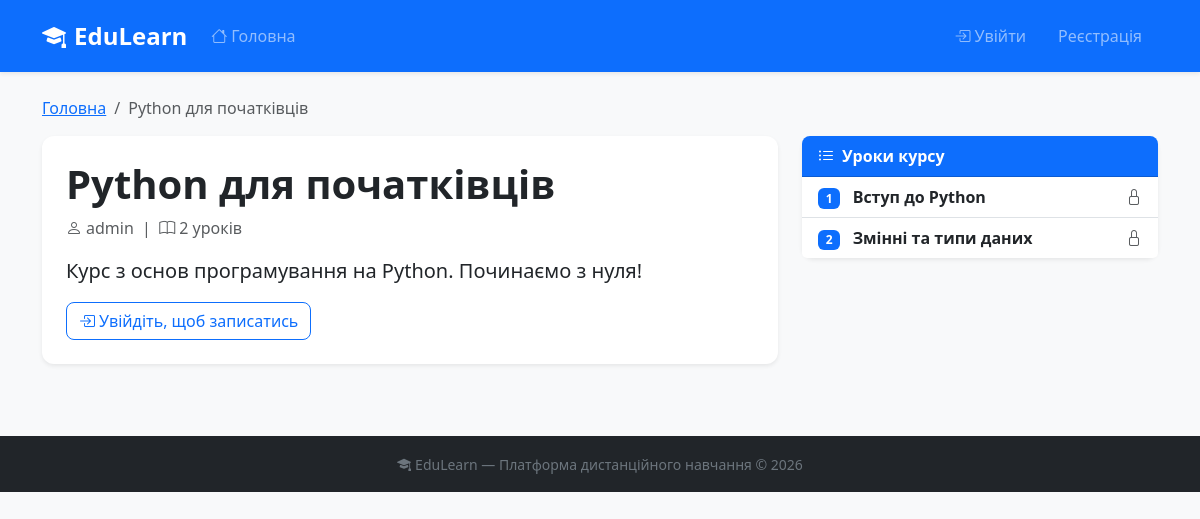
The page /course/1 on the database its author committed.
### tables this page shows
CREATE TABLE courses (
                id INTEGER PRIMARY KEY AUTOINCREMENT,
                title TEXT NOT NULL,
                description TEXT,
                author_id INTEGER,
                created_at TIMESTAMP DEFAULT CURRENT_TIMESTAMP
            );

CREATE TABLE users (
                id INTEGER PRIMARY KEY AUTOINCREMENT,
                username TEXT UNIQUE NOT NULL,
                password TEXT NOT NULL,
                role TEXT DEFAULT 'student'
            );

CREATE TABLE lessons (
                id INTEGER PRIMARY KEY AUTOINCREMENT,
                course_id INTEGER NOT NULL,
                title TEXT NOT NULL,
                content TEXT NOT NULL,
                order_num INTEGER DEFAULT 1
            );

### app.py (the view)
@app.route('/course/<int:cid>')
def course(cid):
    db = get_db()
    c = db.execute('SELECT c.*, u.username as author_name FROM courses c LEFT JOIN users u ON c.author_id=u.id WHERE c.id=?', (cid,)).fetchone()
    if not c: return redirect(url_for('index'))
    lessons = db.execute('SELECT * FROM lessons WHERE course_id=? ORDER BY order_num', (cid,)).fetchall()
    user = current_user()
    enrolled = False
    if user:
        enrolled = db.execute("SELECT 1 FROM enrollments WHERE student_id=? AND course_id=?", (user['id'], cid)).fetchone() is not None
    return render_template('course.html', course=c, lessons=lessons, user=user, enrolled=enrolled)

### app.py (called while the page is built)
def get_db():
    conn = sqlite3.connect(DB)
    conn.row_factory = sqlite3.Row
    return conn

def current_user():
    if 'user_id' not in session: return None
    db = get_db()
    return db.execute("SELECT * FROM users WHERE id=?", (session['user_id'],)).fetchone()

### templates/course.html (shortened to what this page needs)
{% extends 'base.html' %}
{% block content %}
<nav aria-label="breadcrumb" class="mb-3">
  <ol class="breadcrumb">
    <li class="breadcrumb-item"><a href="{{ url_for('index') }}">Головна</a></li>
    <li class="breadcrumb-item active">{{ course.title }}</li>
  </ol>
</nav>
<div class="row">
  <div class="col-lg-8">
    <div class="card border-0 shadow-sm mb-4">
      <div class="card-body p-4">
        <h1 class="fw-bold mb-2">{{ course.title }}</h1>
        <p class="text-muted mb-3">
          <i class="bi bi-person me-1"></i>{{ course.author_name }} &nbsp;|&nbsp;
          <i class="bi bi-book me-1"></i>{{ lessons|length }} уроків
        </p>
        <p class="fs-5">{{ course.description or 'Опис відсутній' }}</p>
        {% if user and user.role == 'student' %}
          {% if enrolled %}
          <div class="alert alert-success"><i class="bi bi-check-circle me-2"></i>Ви записані на цей курс</div>
          {% else %}
          <a href="{{ url_for('enroll', cid=course.id) }}" class="btn btn-primary btn-lg">
            <i class="bi bi-plus-circle me-1"></i>Записатись на курс
          </a>
          {% endif %}
        {% elif not user %}
        <a href="{{ url_for('login') }}" class="btn btn-outline-primary">
          <i class="bi bi-box-arrow-in-right me-1"></i>Увійдіть, щоб записатись
        </a>
        {% endif %}
      </div>
    </div>
  </div>
  <div class="col-lg-4">
    <div class="card border-0 shadow-sm">
      <div class="card-header bg-primary text-white fw-bold">
        <i class="bi bi-list-ul me-2"></i>Уроки курсу
      </div>
      <div class="list-group list-group-flush">
        {% if lessons %}
          {% for les in lessons %}
          <div class="list-group-item d-flex justify-content-between align-items-center">
            <div>
              <span class="badge bg-primary me-2">{{ les.order_num }}</span>
              <span class="fw-semibold">{{ les.title }}</span>
            </div>
            {% if enrolled or (user and user.role == 'teacher') %}
            <a href="{{ url_for('lesson', lid=les.id) }}" class="btn btn-sm btn-outline-primary">
              <i class="bi bi-play-circle"></i>
            </a>
            {% else %}
            <i class="bi bi-lock text-muted"></i>
            {% endif %}
          </div>
          {% endfor %}
        {% else %}
        <div class="list-group-item text-muted text-center py-4">
          <i class="bi bi-inbox"></i> Уроків ще немає
        </div>
        {% endif %}
      </div>
    </div>
  </div>
</div>
{% endblock %}

### static/css/style.css (style rules this page uses)
body { background-color: #f8f9fa; font-family: 'Segoe UI', sans-serif; }
.card-header { border-radius: 8px 8px 0 0 !important; }
.card { border-radius: 12px !important; }
.btn { border-radius: 8px; }

### rows shown on the page
courses: title "Python для початківців", description "Курс з основ програмування на Python. Починаємо з нуля!"
users: author_name "admin"
lessons: order_num "1", title "Вступ до Python"
lessons: order_num "2", title "Змінні та типи даних"

### other values the page prints
{{ lessons|length }} "2"
